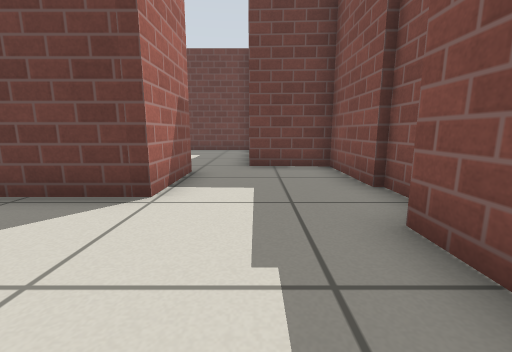
view 1 (above)

18 first-person views from a walk through a robot-simulator world made for Gazebo. The camera is 0.5 m above the floor, tilts 10° down and sees 90° across. Floor lines are 1 m apart. The floor is counted in squares, 0.5 m on a side. Each view is taken from the middle of a square. On the plan, view 1 faces up. The plan holds only what a view shows up to about 11 squares ahead; the rest is blank. Simple patterns stand in for the simulator's built-in surfaces.

view 2
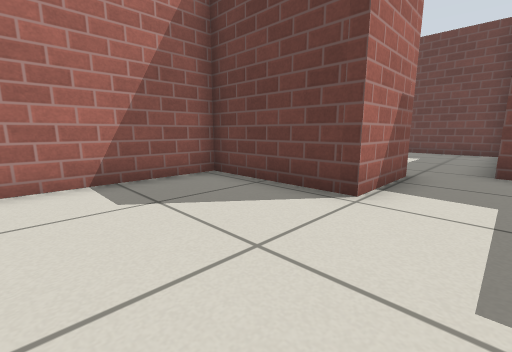

view 3
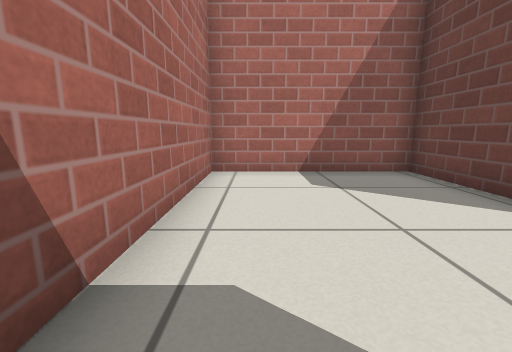

view 4
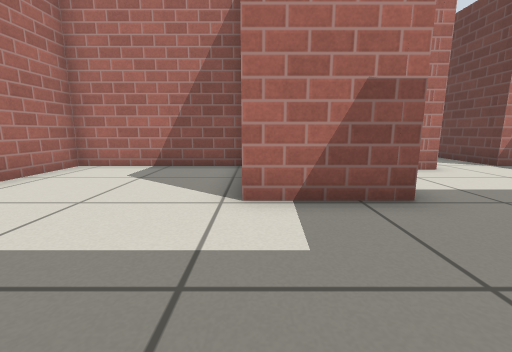

view 5
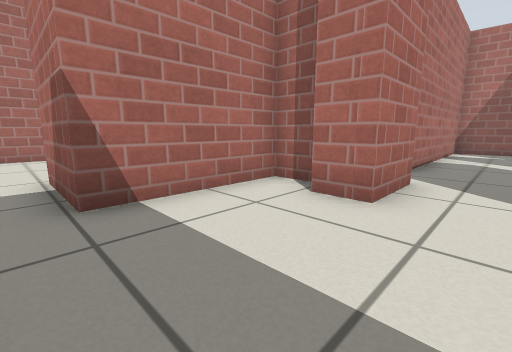

view 6
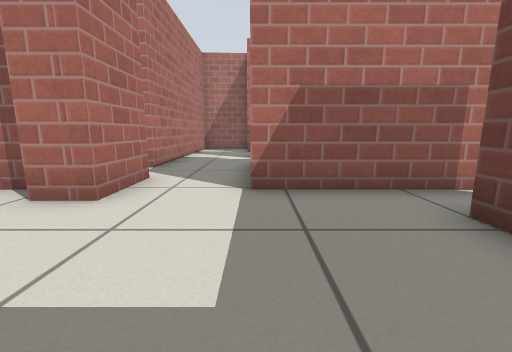

view 7
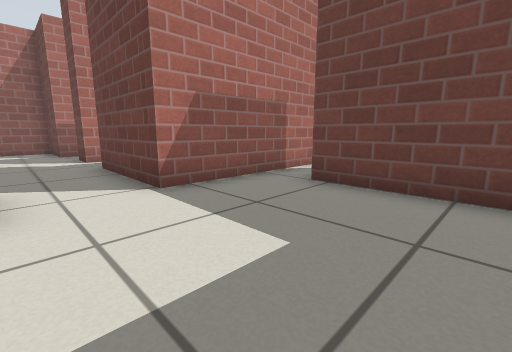

view 8
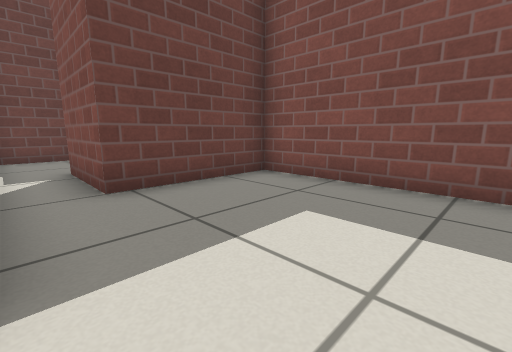

view 9
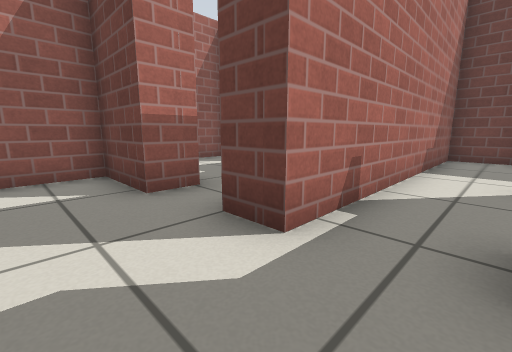

view 10
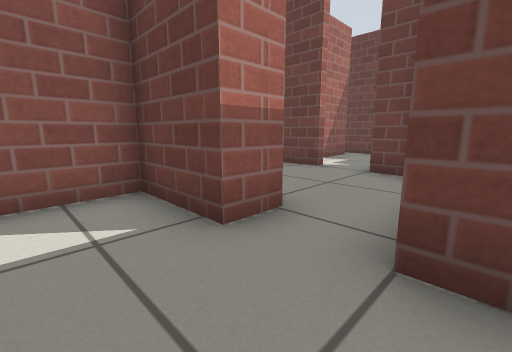

view 11
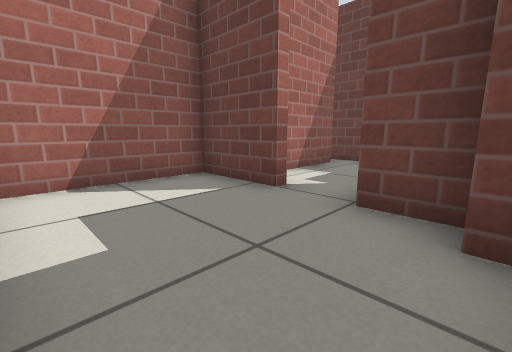

view 12
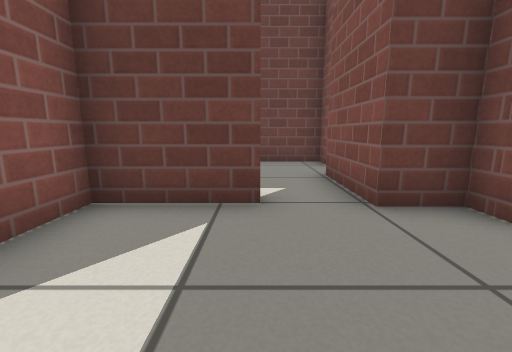

view 13
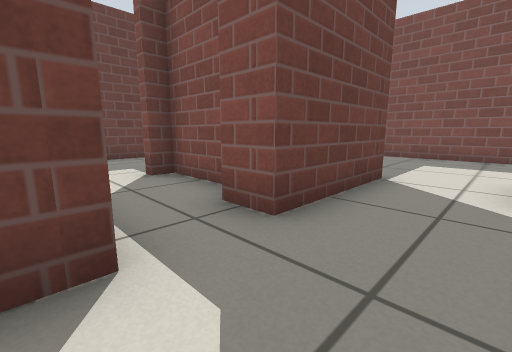

view 14
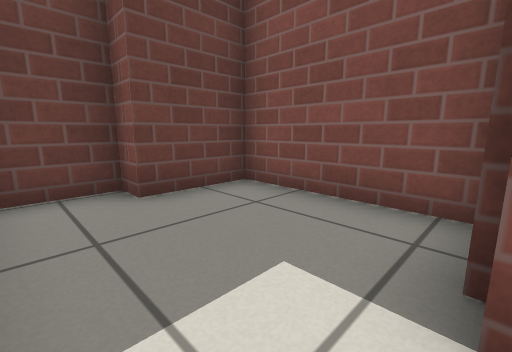

view 15
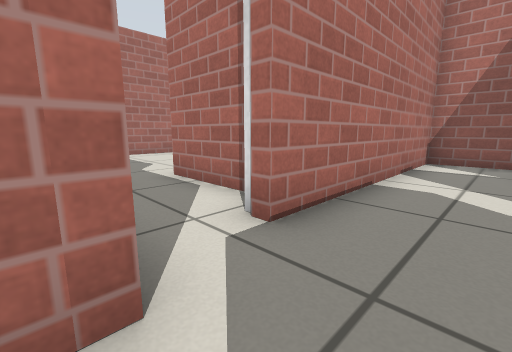

view 16
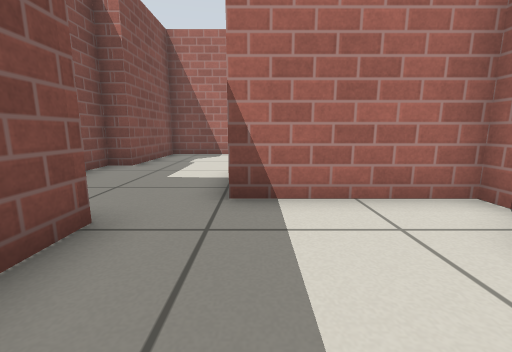

view 17
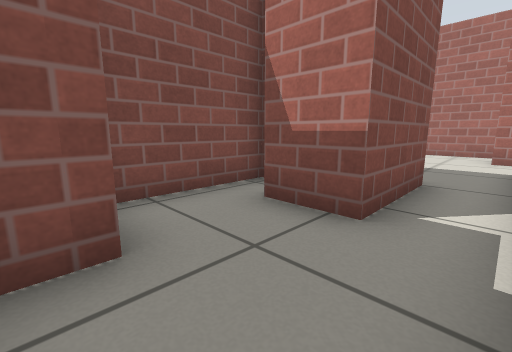

view 18
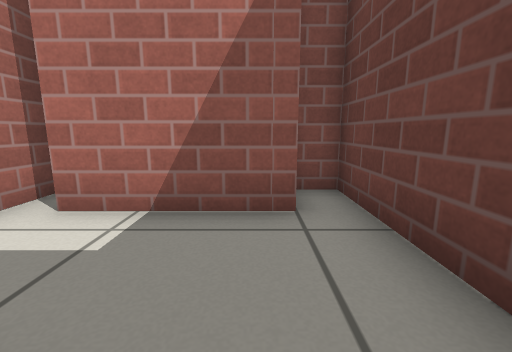

### Floor plan
Points are (right, up) in squares from view 1. A wall is a line through its corners. A room is listed if a view was taken in it or the views show most of it. See-through windows are left out.
Room 1 (views 1, 2, 3, 4)
walls: (2.1, 4.5) (2.1, 7.2) (-0.2, 7.3) (-0.2, 8.5); (-5.3, 7.4) (-5.3, 6.3) (-1.6, 6.3) (-1.6, 3.8) (-5.3, 3.8) (-5.3, -1.1) (1.6, -1.1) (1.6, 2.6) (2.3, 2.6) (2.3, 4.5); (-4.6, 8.7) (-4.6, 7.6)
ways out: opening at (-2.5, 8) to room 2
Room 2 (views 5, 6, 7, 8, 16)
walls: (-5.5, 8.7) (-4.6, 8.7); (-0.2, 8.5) (-0.2, 13.5) (-3.9, 13.5) (-3.9, 16.2); (-5.3, 15.8) (-5.3, 10.9)
ways out: opening at (-2.5, 8) to room 1; opening at (-6, 9.5) to room 3; opening at (-5, 17) to room 6
Room 3 (views 9, 14, 15)
walls: (-8.1, 12.7) (-8.1, 14.6) (-8.7, 14.6); (-6.5, 15.1) (-6.4, 18.9) (-8.6, 18.9) (-8.6, 19.6) (-10.5, 19.6) (-10.5, 10.9); (-5.3, 10.9) (-8.8, 10.9) (-8.8, 12); (-6.5, 8.7) (-5.5, 8.7); (-10.5, 8.2) (-8, 8.2) (-8, 7.6); (-8.8, 7) (-8.8, 5.5)
ways out: opening at (-6, 9.5) to room 2; opening at (-11, 9.5) to room 4; opening at (-8, 5)
Room 4 (views 10, 13)
walls: (-13.1, 10.6) (-15.3, 10.6) (-15.2, 8.2) (-10.5, 8.2); (-10.5, 10.9) (-11.5, 10.9)
ways out: opening at (-11, 9.5) to room 3; opening at (-12.5, 11) to room 5
Room 5 (views 11, 12)
walls: (-13.1, 11.6) (-13.1, 10.6); (-12.2, 14.6) (-12.2, 15.5) (-13.4, 15.5) (-13.4, 16.5); (-14.9, 15.9) (-14.9, 15.5) (-17.3, 15.5) (-17.3, 11.9)
ways out: opening at (-12.5, 11) to room 4; opening at (-14, 16) to room 7
Room 6 (view 17)
walls: (-3.2, 19.6) (-5.1, 19.6); (-3.9, 16.2) (-2.4, 16.2); (-1.2, 15) (-1.2, 18)
low walls: (-2.9, 18.4) (-2.9, 19.1)
ways out: opening at (-5, 17) to room 2
Room 7 (view 18)
walls: (-16.1, 19.6) (-16.1, 16.5); (-12.9, 19.5) (-12.9, 20.4) (-17.3, 20.4) (-17.3, 19.6); (-13.4, 16.5) (-13.4, 17.9)
ways out: opening at (-14, 16) to room 5

Positions as (right, up) in squares from view 1, and headings:
1: (0, 0), facing up
2: (0, 0), facing up-left
3: (1, 0), facing left
4: (2, 4), facing left
5: (-1, 10), facing down-left
6: (-1, 11), facing left
7: (-1, 9), facing up-left
8: (-5, 9), facing up-right
9: (-9, 9), facing up-left
10: (-11, 9), facing up-left
11: (-12, 12), facing up-left
12: (-15, 12), facing up
13: (-11, 9), facing up-right
14: (-10, 15), facing up-right
15: (-6, 10), facing down-left
16: (-2, 10), facing down
17: (-5, 19), facing down-right
18: (-13, 19), facing left
